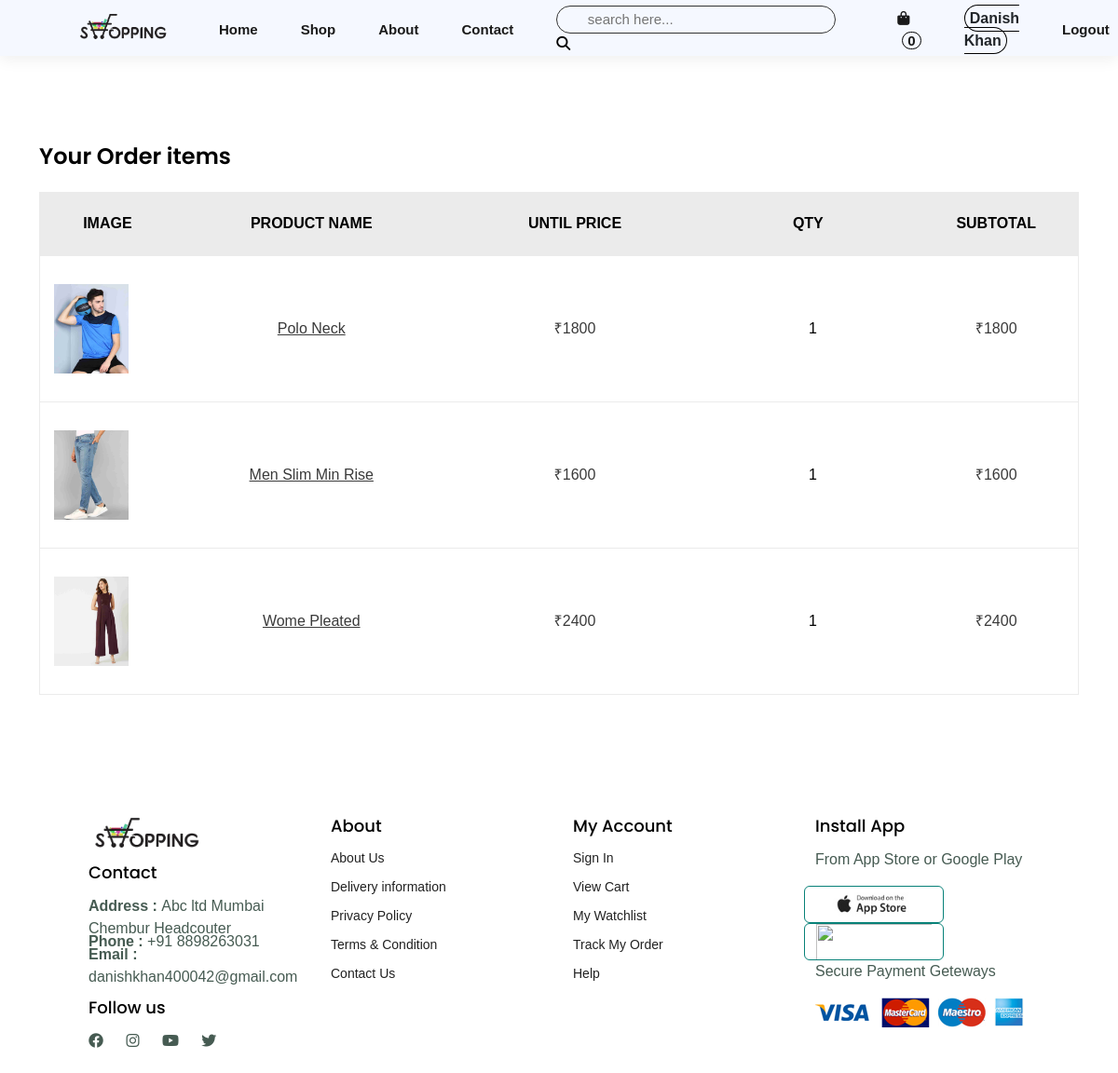
/your_order (signed in), run on the app's committed database.
### store/models.py (models this page shows, shortened)
class OrderItem(models.Model):
    user = models.ForeignKey(User,on_delete=models.CASCADE,null=True)
    order = models.ForeignKey(Order,on_delete=models.CASCADE)
    product = models.CharField(max_length=200)
    image = models.ImageField(upload_to='media/Order_Img')
    price = models.CharField(max_length=50)
    total = models.CharField(max_length=10000)

### store/views.py (the view)
# urls.py: path("your_order",v.your_order,name="your_order"),
def your_order(request):
    uid = request.session.get("_auth_user_id")
    user = User.objects.get(id=uid)
    order = OrderItem.objects.filter(user = user)
    context = {
        'order':order,
    }
    return render(request,"yourorder.html",context)

### store/templates/yourorder.html
{% extends 'master.html' %}
{% block content %}
<div class="cart-main-area pt-100px pb-100px">
    <div class="container">
        <h3 class="cart-page-title">Your Order items</h3>
        <div class="row">
            <div class="col-lg-12 col-md-12 col-sm-12 col-12">
                <form action="#">
                    <div class="table-content table-responsive cart-table-content">
                        <table>
                            <thead>
                                <tr>
                                    <th>Image</th>
                                    <th>Product Name</th>
                                    <th>Until Price</th>
                                    <th>Qty</th>
                                    <th>Subtotal</th>
                                </tr>
                            </thead>
                            <tbody>
                                {% for i in order %}
                                <tr>
                                    <td class="product-thumbnail">
                                        <a href="#"><img class="img-responsive ml-15px" src="{{i.image}}"
                                                alt="" width="80px" /></a>
                                    </td>
                                    <td class="product-name"><a href="#">{{i.product}}</a></td>
                                    <td class="product-price-cart"><span class="amount">₹{{i.price}}</span></td>
                                    <td class="product-quantity">
                                        <div class="cart">
                                            <input class="cart" style="border: none; text-align: center;" type="text" name="qtybutton" value="1" />
                                        </div>
                                    </td>
                                    <td class="product-subtotal">₹{{i.total}}</td>
                                </tr>
                                {% endfor %}
                            </tbody>
                        </table>
                    </div>
            </div>
        </div>
    </div>
</div>
{% endblock %}

### store/templates/master.html (shortened to what this page needs)
<!DOCTYPE html>
<html lang="en">
{% load static %}
<head>
    <link rel="stylesheet" href="https://cdnjs.cloudflare.com/ajax/libs/font-awesome/6.2.0/css/all.min.css" />
    <link rel="stylesheet" href="https://cdn.jsdelivr.net/npm/bootstrap@4.4.1/dist/css/bootstrap.min.css"
>
    <link rel="stylesheet" href="{% static 'css/style.css' %}">
    <link rel="stylesheet" href="{% static 'assets/css/style.min.css' %}">
    <link rel="stylesheet" href="{% static 'assets/css/plugins.min.css' %}">
</head>
<body>
    <section id="header">
        <a href="#"><img src="{% static 'image/logo/logo1.png' %}" class="logo" alt=""></a>
        <div id="nav">
            <ul id="navbar">
                <li><a href="/">Home</a></li>
                <li><a href="shop">Shop</a></li>
                <li><a href="about">About</a></li>
                <li><a href="contact">Contact</a></li>
                <li class="lg-bag"><a href="#">
                        <div class="search-box">
                            <form action="search" method="get" id="query">
                                <input type="text" placeholder="   search here..." name="query">
                                <button><i class="fa-solid fa-search"></i></button>
                            </form>
                        </div>
                </li>
                <li class="lg-bag"><a href="{% url 'cart_detail' %}"><i class="fa-solid fa-bag-shopping"></i><span
                            class="header-action-num cart-number">{{request.session.cart|length}}</span></a></li>
                {% if request.user.is_authenticated %}
                <li class="lg-bag"><b
                        style="border: 1px solid black; padding: 5px; border-radius: 30px;">{{request.user.get_full_name}}</b>
                </li>
                <li class="lg-bag"><a href="logout">Logout</a></li>
                {% else %}
                <li class="lg-bag"><a href="login"><i class="fa-solid fa-user"></i></a></li>
                {% endif %}
            </ul>
        </div>
    </section>
    {% block content %}
    {% endblock %}
    <footer class="section-p1">
        <div class="col logo">
            <img src="{% static 'image/logo/logo1.png' %}" alt="">
            <h4>Contact</h4>
            <p><Strong>Address : </Strong>Abc ltd Mumbai Chembur Headcouter</p>
            <p><Strong>Phone : </Strong>+91 8898263031</p>
            <p><Strong>Email : </Strong>danishkhan400042@gmail.com</p>
            <div class="follow">
                <h4>Follow us</h4>
                <div class="icon">
                    <i class="fab fa-facebook-f"></i>
                    <i class="fab fa-instagram"></i>
                    <i class="fab fa-youtube"></i>
                    <i class="fab fa-twitter"></i>
                </div>
            </div>
        </div>
        <div class="col">
            <h4>About</h4>
            <a href="#">About Us</a>
            <a href="#">Delivery information</a>
            <a href="#">Privacy Policy</a>
            <a href="#">Terms & Condition</a>
            <a href="#">Contact Us</a>
        </div>
        <div class="col">
            <h4>My Account</h4>
            <a href="#">Sign In</a>
            <a href="#">View Cart</a>
            <a href="#">My Watchlist</a>
            <a href="#">Track My Order</a>
            <a href="#">Help</a>
        </div>
        <div class="col install">
            <h4>Install App</h4>
            <p>From App Store or Google Play</p>
            <div class="row">
                <img src="{% static 'image/footer/app.jpg' %}" alt="">
                <img src="{% static 'image/footer/play.jpg ' %}" alt="">
            </div>
            <p>Secure Payment Geteways</p>
            <img src="{% static 'image/footer/pay.png' %}" alt="">
        </div>
    </footer>
    {% load cart_tag %}
</body>
</html>

### store/static/css/style.css (style rules this page uses)
* { margin: 0; padding: 0; box-sizing: border-box; font-family: 'Spartan', sans-serif; }
h4 { font-size: 20px; color: #222; }
p { font-size: 16px; color: #465b52; margin: 15px 0 20px 0; }
.section-p1 { padding: 30px 80px; }
body { width: 100%; }
.logo { width: 100px; }
#header { display: flex; align-items: center; justify-content: space-between; padding: 20px 50px 20px 80px; background: #f5f8ff; box-shadow: 0 5px 15px rgba(0, 0, 0, 0.06); z-index: 999; height: 60px; position: sticky; top: 0; left: 0; overflow: hidden; }
#navbar { display: flex; align-items: center; justify-content: center; }
#navbar li { list-style: none; padding: 0 23px; position: relative; top: 10px; }
#navbar li a { text-decoration: none; font-size: 15px; font-weight: 550; color: #1a1a1a; transition: 0.3s ease; }
#header .search-box input { width: 300px; height: 30px; border: 1px solid #333; border-radius: 20px; outline: none; background-color: #f5f8ff; margin-right: 20px; }
footer { display: flex; flex-wrap: wrap; justify-content: space-between; }
footer .col { display: flex; flex-direction: column; align-items: flex-start; margin-bottom: 10px; }
footer .logo img { width: 120px; margin-bottom: 10px; }
footer h4 { font-size: 18px; padding-bottom: 5px; }
footer .logo p { margin-bottom: -10px; }
footer a { font-size: 14px; text-decoration: none; color: #222; margin-bottom: 10px; }
footer .follow { margin-top: 20px; }
footer .follow i { color: #465b52; padding-right: 20px; cursor: pointer; }
footer .install .row img { width: 150px; height: 40px; margin-right: 10px; border: 1px solid #088178; border-radius: 6px; }

### store/templates/master.html (style rules this page uses)
.cart-number { margin-left: 5px; padding: 0 5px; border: 1px solid black; border-radius: 30px; }

### data on the page
OrderItem: image (picture), product "Polo Neck", price "1800", total "1800"
OrderItem: image (picture), product "Men Slim Min Rise", price "1600", total "1600"
OrderItem: image (picture), product "Wome Pleated", price "2400", total "2400"

### other printed values
{{ request.session.cart|length }} "0"
{{ request.user.get_full_name }} "Danish Khan"
